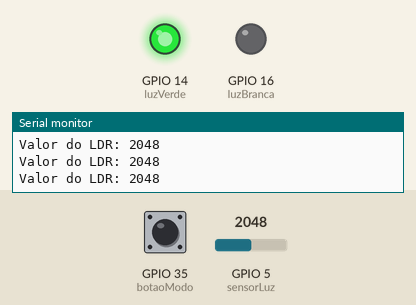
Bench run of a sketch on a simulated ESP32. On the bench: output pins drawn as LEDs (lit = HIGH), the last lines printed to the serial monitor. Dashed ring = blinking. The test bench sets the inputs (shaded band); at power-on: GPIO 5 (sensorLuz) = 2048, GPIO 35 (botaoModo) HIGH.

Above: at 1.2 s.
1.3 s: GPIO 5 (sensorLuz) set to 1930
At 2.3 s:
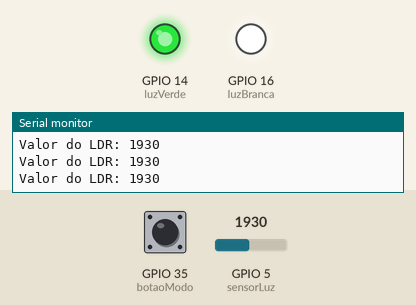
2.8 s: GPIO 35 (botaoModo) pulled LOW for 3.2 s
At 3.6 s:
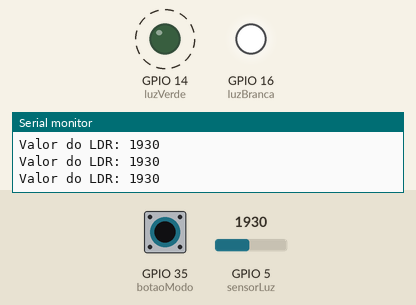
7.5 s: GPIO 35 (botaoModo) pulled LOW for 0.15 s
At 8.8 s:
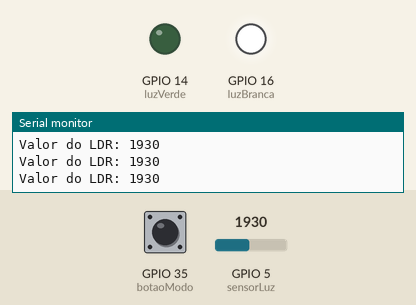
9.3 s: GPIO 35 (botaoModo) pulled LOW for 1 s
At 10.6 s:
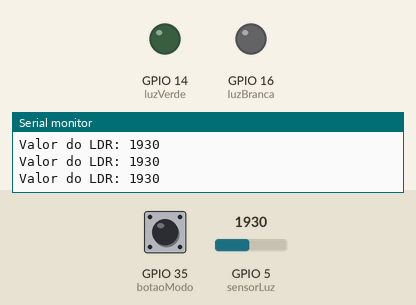
Timing chart, 0 to 12.3 s (numbered marks = the images above; inputs shaded):
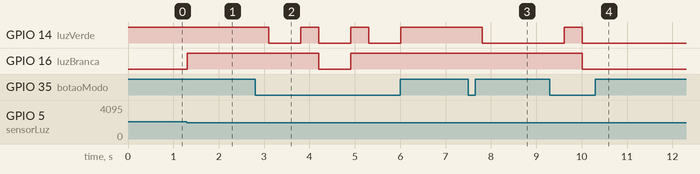

Measured:
- the behaviour switches between 2000 and 1999 on GPIO 5 (sensorLuz) (found by bisection; images 0 and 1)
- after the input at 1.3 s, GPIO 16 (luzBranca): LOW → HIGH at once
- after the input at 2.8 s, GPIO 14 (luzVerde): alternates HIGH for 0.40 s and LOW for 0.70 s, 6 changes in all, then stays HIGH, starting after 0.31 s; GPIO 16 (luzBranca): HIGH → LOW after 1.4 s, → HIGH 0.70 s later
- after the input at 7.5 s, GPIO 14 (luzVerde): HIGH → LOW after 0.31 s
- after the input at 9.3 s, GPIO 14 (luzVerde): LOW → HIGH after 0.32 s, → LOW 0.40 s later; GPIO 16 (luzBranca): HIGH → LOW after 0.72 s

The sketch:

sketch2.ino
```cpp
#define sensorLuz 5
#define botaoModo 35
#define luzVerde 14
#define luzBranca 16

bool automatico = true;
bool estadoBranco = false;

void setup() {
  Serial.begin(9600);
  pinMode(sensorLuz, INPUT);
  pinMode(botaoModo, INPUT_PULLUP);
  pinMode(luzVerde, OUTPUT);
  pinMode(luzBranca, OUTPUT);

  digitalWrite(luzVerde, HIGH);
  digitalWrite(luzBranca, LOW);
  Serial.println("Sistema iniciado - Modo AUTOMÁTICO");
}

void loop() {
  if (digitalRead(botaoModo) == LOW) {
    automatico = !automatico;
    delay(300);
  }

  int leituraLuz = analogRead(sensorLuz);
  Serial.print("Valor do LDR: ");
  Serial.println(leituraLuz);

  if (automatico) {
    digitalWrite(luzVerde, HIGH);
    if (leituraLuz < 2000) {
      digitalWrite(luzBranca, HIGH);
    } else {
      digitalWrite(luzBranca, LOW);
    }
  } else {
    digitalWrite(luzVerde, LOW);
    if (digitalRead(botaoModo) == LOW) {
      estadoBranco = !estadoBranco;
      digitalWrite(luzBranca, estadoBranco);
      delay(300);
    }
  }

  delay(100);
}
```
